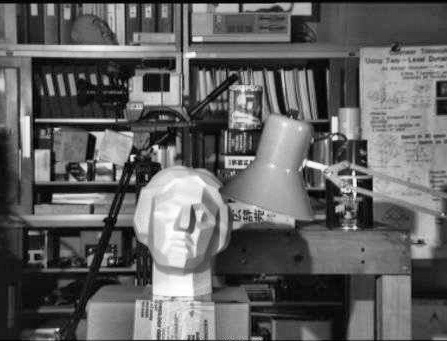
#> input picture openCV/Chapter1-4-BasicOperation/clahe.jpg, 447 x 341 px, given in place of contours.png, which was not available
$ python opencvBasicOperation.py   (older library calls are emulated)
#> lines starting #> are read from the running program, lines starting #| are printed output that depends on the picture; after the words box and inside, x2 and y2 are one past the last pixel; in counts of white or black regions, pixels touching at a corner belong together; pictures that were not available may be replaced by others from this repository, and a replacement may not be noted
import cv2 #opencv读取的格式是BGR
import matplotlib.pyplot as plt
import numpy as np
# %matplotlib inline

# [311 lines left out: functions imageReadAndSave, imageGray, videoReadAndSave, catchPartOfImage, spiltImageRGB, makeBorder and 8 more, not called in this run]

def findContours():
    '''
    cv2.findContours(img,mode,method)

    mode:轮廓检索模式
        RETR_EXTERNAL ：只检索最外面的轮廓；
        RETR_LIST：检索所有的轮廓，并将其保存到一条链表当中；
        RETR_CCOMP：检索所有的轮廓，并将他们组织为两层：顶层是各部分的外部边界，第二层是空洞的边界;
        RETR_TREE：检索所有的轮廓，并重构嵌套轮廓的整个层次;
    method:轮廓逼近方法
        CHAIN_APPROX_NONE：以Freeman链码的方式输出轮廓，所有其他方法输出多边形（顶点的序列）。
        CHAIN_APPROX_SIMPLE:压缩水平的、垂直的和斜的部分，也就是，函数只保留他们的终点部分。
    '''
    img = cv2.imread('contours.png')
#> img is the input picture: shape (341, 447, 3); min 0, max 255, mean 97.8
    gray = cv2.cvtColor(img, cv2.COLOR_BGR2GRAY)
    ret, thresh = cv2.threshold(gray, 127, 255, cv2.THRESH_BINARY)
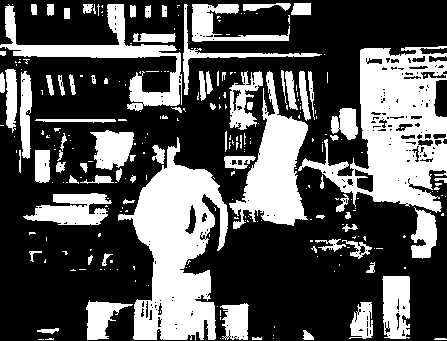
#> thresh: shape (341, 447); 34.1% white; 269 white regions (190 under 20 px)
    contours, hierarchy = cv2.findContours(thresh,cv2.RETR_TREE,cv2.CHAIN_APPROX_NONE)
#> contours = 510 contours, 407 with area under 20; largest, box (x1, y1, x2, y2) and area: (298, 46, 447, 213) 12492, (118, 137, 228, 340) 11411, (229, 71, 308, 229) 5121, (0, 4, 182, 111) 3653, (23, 193, 112, 225) 1584
    #绘制轮廓
    #传入绘制图像，轮廓，轮廓索引，颜色模式，线条厚度
    # 注意需要copy,要不原图会变。。。
    draw_img = img.copy()
    # contours：轮廓
    # contourIdx：画第几个轮廓，负数则画全部
    res1 = cv2.drawContours(draw_img, contours, -1, (0, 0, 255), 2)
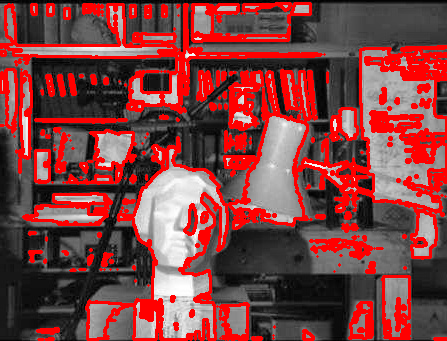
#> res1: shape (341, 447, 3); mean B, G, R 64.7, 64.7, 127

    draw_img = img.copy()
    res2 = cv2.drawContours(draw_img, contours, 1, (0, 0, 255), 2)

    titles = ['Original Image', 'thresh', 'drawContours-1', 'drawContours1']
    images = [img, thresh, res1, res2]

    for i in range(4):
        plt.subplot(2, 2, i + 1), plt.imshow(images[i], 'gray')
        plt.title(titles[i])
        plt.xticks([]), plt.yticks([])
    plt.show()
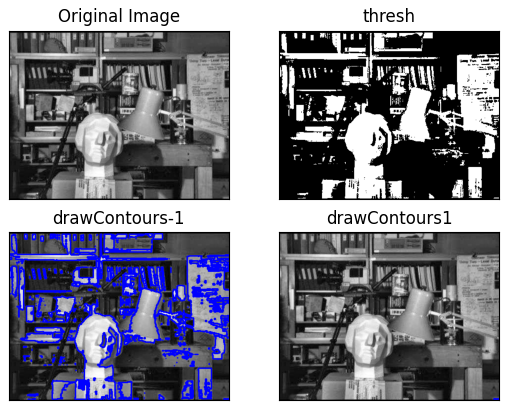
#> figure drawn by matplotlib, 4 panels; B, G, R data is drawn as R, G, B

# [10 lines left out: functions findContours1, cv_show, not called in this run]

if __name__ == '__main__':
    findContours()
